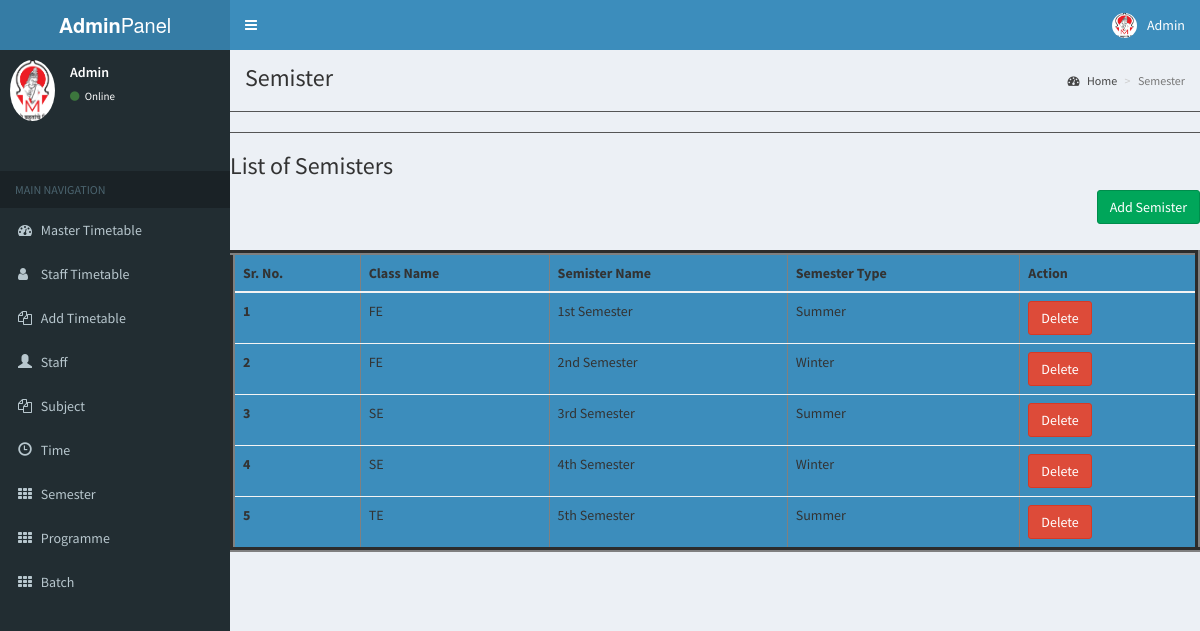
Page /semester.php on the committed database.
### tables this page shows
CREATE TABLE `semesters` (
  `id` int(10) UNSIGNED NOT NULL,
  `sem_name` varchar(255) NOT NULL,
  `sem_type` varchar(255) NOT NULL,
  `class_id` varchar(45) DEFAULT NULL
);

CREATE TABLE `classes` (
  `id` int(10) UNSIGNED NOT NULL,
  `class_name` varchar(255) NOT NULL
);

### semester.php (the view, shortened to what this page needs)
<!DOCTYPE html>
<html>
<head>
 <link rel="stylesheet" href="bower_components/bootstrap/dist/css/bootstrap.min.css">
  <link rel="stylesheet" href="bower_components/font-awesome/css/font-awesome.min.css">
  <link rel="stylesheet" href="bower_components/Ionicons/css/ionicons.min.css">
   <link rel="stylesheet" href="bower_components/jvectormap/jquery-jvectormap.css">
  <link rel="stylesheet" href="dist/css/AdminLTE.min.css">
  <link rel="stylesheet" href="dist/css/skins/_all-skins.min.css">
</head>
<body class="hold-transition skin-blue sidebar-mini">
<div class="wrapper">
   <?php include_once "./partials/header.php" ?>
             <?php include_once "./partials/sidebar.php" ?>
  <div class="content-wrapper">
    <section class="content-header">
      <h1> Semister </h1>
      <ol class="breadcrumb">
        <li><a href="#"><i class="fa fa-dashboard"></i> Home</a></li>
        <li class="active">Semester</li>
      </ol>
    </section>
    <hr><hr>
      <h3 class="tittle-w3-agileits mb-4" style="font: italic;">List of Semisters</h3>
      <a href='addsemester.php' class="btn btn-success" style="float: right;">Add Semister</a>
      <br><br><br>
                    <table class="table" style="background-color: #3c8dbc;" border="5" id="table" >
                        <thead class="thead-dark">
                            <tr>
                                <th scope="col">Sr. No.</th>
                                 <th scope="col">Class Name</th>
                                <th scope="col">Semister Name</th>
                                <th scope="col"> Semester Type</th>
                                <th scope="col">Action</th>
                            </tr>
                        </thead>
                        <tbody>
                  <?php
            $query = mysqli_query($connection, "SELECT * from semesters");
            $n = 1;
            if ($query) {
              while ($row = mysqli_fetch_array($query)) {
                $class_id =  $row['class_id'];
                $sql = "SELECT * FROM classes where id='$class_id'";
                $query1 = mysqli_query($connection, $sql);
                $res =  mysqli_fetch_array($query1);
            ?>
                <tr>
                  <th scope="row"><?php echo $n; ?></th>
                   <td><?php echo( $res['class_name']); ?></td>
                  <td><?php echo $row['sem_name']; ?></td>
                  <td><?php echo $row['sem_type']; ?></td>
                  <td><a href='deletesemester.php?id=<?php echo $row['id']; ?>' class="btn btn-danger">Delete</a></td>
                  <?php $n++; ?>
                </tr>
            <?php
              }
            }
            ?>
                </table >
</body>
</html>

### partials/header.php (shortened to what this page needs)
<header class="main-header">
    <a href="index.php" class="logo">
        <span class="logo-lg"><b>Admin</b>Panel</span>
    </a>
    <nav class="navbar navbar-static-top">
        <a href="#" class="sidebar-toggle" data-toggle="push-menu" role="button">
        </a>
        <div class="navbar-custom-menu">
            <ul class="nav navbar-nav">
                <li class="dropdown user user-menu">
                    <a href="#" class="dropdown-toggle" data-toggle="dropdown">
                        <img src="img/mmcoe-logo.png" class="user-image" alt="User Image">
                        <span class="hidden-xs">Admin</span>
                    </a>
                </li>
            </ul>
        </div>
    </nav>
</header>

### partials/sidebar.php
<aside class="main-sidebar">
    <section class="sidebar">
        <div class="user-panel">
            <div class="pull-left image">
                <img src="img/mmcoe-logo.png" class="img-circle" alt="User Image">
            </div>
            <div class="pull-left info">
                <p>Admin</p>
                <a href="#"><i class="fa fa-circle text-success"></i> Online</a>
            </div>
        </div><br><br>
        <ul class="sidebar-menu" data-widget="tree">
            <li class="header">MAIN NAVIGATION</li>
            <li>
                <a href="dashboard.php">
                    <i class="fa fa-dashboard"></i>
                    <span>Master Timetable</span> </a>
            </li>
            <li>
                <a href="stafftt.php">
                    <i class="fa fa-user"></i>
                    <span>Staff Timetable</span> </a>
            </li>
            <li>
                <a href="addtimetable.php">
                    <i class="fa fa-files-o"></i>
                    <span>Add Timetable</span> </a>
            </li>
            <li>
                <a href="staff.php">
                    <i class="glyphicon glyphicon-user"></i>
                    <span>Staff</span> </a>
            </li>
            <li>
                <a href="subject.php">
                    <i class="app-menu__icon fa fa-files-o"></i>
                    <span>Subject</span> </a>
            </li>
            <li>
                <a href="time.php">
                    <i class="glyphicon glyphicon-time"></i>
                    <span>Time</span> </a>
            </li>
            <li>
                <a href="semester.php">
                    <i class="fa fa-th"></i>
                    <span>Semester</span> </a>
            </li>
            <li>
                <a href="department.php">
                    <i class="fa fa-th"></i>
                    <span>Programme</span> </a>
            </li>
            <li>
                <a href="batches.php">
                    <i class="fa fa-th"></i>
                    <span>Batch</span> </a>
            </li>
        </ul>
    </section>
</aside>

### rows in the picture
semesters: class.class_name "FE", sem_name "1st Semester", sem_type "Summer"
semesters: class.class_name "FE", sem_name "2nd Semester", sem_type "Winter"
semesters: class.class_name "SE", sem_name "3rd Semester", sem_type "Summer"
semesters: class.class_name "SE", sem_name "4th Semester", sem_type "Winter"
semesters: class.class_name "TE", sem_name "5th Semester", sem_type "Summer"
